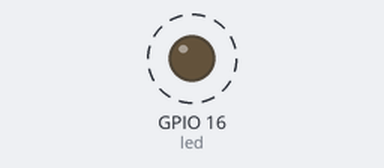
This program was run on a simulated ESP32 board running MicroPython. Parts: output pins drawn as LEDs (lit = HIGH). Dashed ring = blinking. Threads take turns every 2 ms; what the program prints to the serial console is not drawn.

Above: at 0.5 s.
Timing chart, 0 to 4.6 s (numbered marks = the images above):
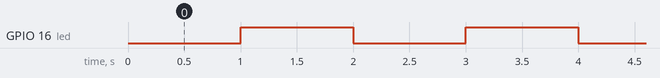

The program:

das_blinken_thread.py
```python
# das_blinken_thread
# Kevin McAleer
# 12 December 2021

# Import the libraries
import _thread
from time import sleep
from machine import Pin

# Pin 2 on ESP32, Pin 25 on Pico
led = Pin(16, Pin.OUT)
# led = Pin(2, Pin.OUT)

def blink_led():
    """ Blink the built in LED on and then off """
    led.value(0)
    sleep(1)
    led.value(1)
    sleep(1)

def blink_forever():
    """ Blink the LED forever """
    while True:
        blink_led()
        # try:
        #     blink_led()
        # except:

        #     sleep(.05)
        #     print('exiting in the second core')
        #     led.value(0)
        #     _thread.exit()
        #     break

# Start a new thread
_thread.start_new_thread(blink_forever,())

# Do something else
while True:
    try:

        print("hello world")
        sleep(2)

    except KeyboardInterrupt:

        led.value(0)
        sleep(.2)
        print('Closing')
        _thread.exit()
        break
```

Measured:
- by itself, GPIO 16 (led): alternates HIGH for 1.0 s and LOW for 1.0 s
